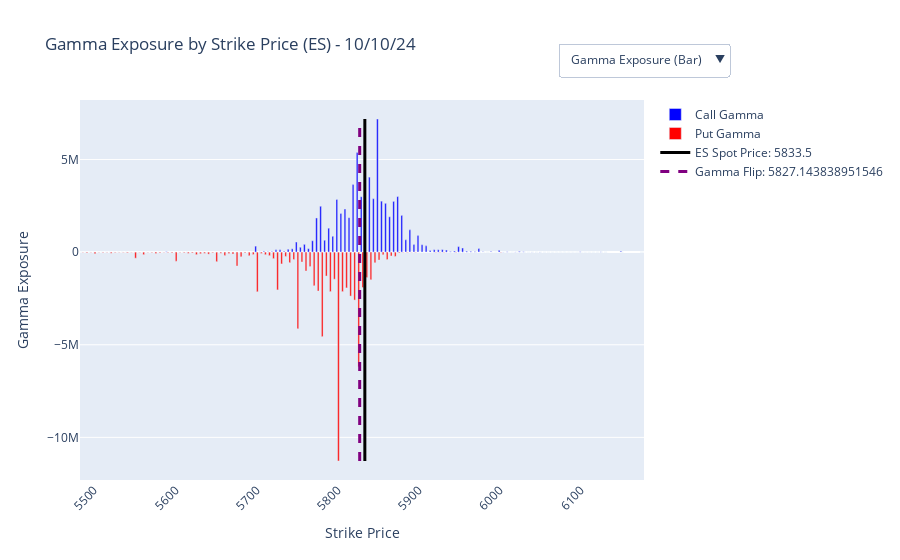

Write notebook code for a chart like this one.
### Code cell
import xlwings as xw
import pandas as pd
import plotly.graph_objects as go
import numpy as np

# Connect to the open workbook "ES RTD.xlsx"
wb = xw.Book('ES RTD.xlsx')  # Adjust to the correct file path

# Extract ES Spot Price from wb.sheets['Watchlist'] cell C4
ws_watchlist = wb.sheets['Watchlist']
ES_spot = ws_watchlist.range('C4').value

# Access the specific sheet "ES RTD"
ws_es = wb.sheets['ES RTD']

# Extract dynamic date and time from cell A1
date_info = ws_es.range('A1').value
date_part = date_info.split(' on ')[1].split(' ')[0]

# Extract ES Ticker between "for" and "on" in cell A1 (e.g., '/ESZ24')
ticker = date_info.split('for ')[1].split(' on')[0]

# Define the start row (headers start in row 6, data in row 7)
start_row = 7

# Automatically detect the last row with useful data (assuming column A reliably contains data)
row = start_row
while True:
    value = ws_es.range(f'C{row}').value
    if not value:  # Stop when an empty cell is found
        end_row = row - 1  # Set the end row to the last non-empty row
        break
    row += 1

print(f"Start row: {start_row}, End row: {end_row}")

# Initialize lists to store strikes and gamma exposures for Calls and Puts
strikes = []
call_gamma_exposure_list = []
put_gamma_exposure_list = []
call_volumes = []
put_volumes = []

# Loop through each row and extract relevant data for Calls and Puts
for row in range(start_row, end_row + 1):
    strike_price = ws_es.range(f'Q{row}').value
    call_gamma = ws_es.range(f'I{row}').value
    call_open_int = ws_es.range(f'K{row}').value
    put_gamma = ws_es.range(f'AB{row}').value
    put_open_int = ws_es.range(f'AD{row}').value
    call_volume = ws_es.range(f'G{row}').value  # Volume for Calls
    put_volume = ws_es.range(f'Z{row}').value  # Volume for Puts
    
    if call_gamma and call_open_int:
        call_gamma_exposure = call_gamma * call_open_int * (ES_spot)**2 * 0.01
    else:
        call_gamma_exposure = 0
    
    if put_gamma and put_open_int:
        put_gamma_exposure = put_gamma * put_open_int * (ES_spot)**2 * 0.01 * -1
    else:
        put_gamma_exposure = 0
    
    strikes.append(strike_price)
    call_gamma_exposure_list.append(call_gamma_exposure)
    put_gamma_exposure_list.append(put_gamma_exposure)
    call_volumes.append(call_volume)
    put_volumes.append(put_volume)

# Define the ±350 range from the ES Spot Price
minStrike = ES_spot - 350
maxStrike = ES_spot + 350

# Create a DataFrame
df = pd.DataFrame({
    'Strike': strikes,
    'Call Gamma Exposure': call_gamma_exposure_list,
    'Put Gamma Exposure': put_gamma_exposure_list,
    'Call Volume': call_volumes,
    'Put Volume': put_volumes
})

# Filter the DataFrame to only show strikes within the ±350 range of ES Spot Price
df_filtered = df[(df['Strike'] >= minStrike) & (df['Strike'] <= maxStrike)].copy()  # Explicitly create a copy

# Use .loc[] to avoid SettingWithCopyWarning
df_filtered.loc[:, 'Total Gamma Exposure'] = df_filtered['Call Gamma Exposure'] + df_filtered['Put Gamma Exposure']

# ---- Find Gamma Flip Point ----
totalGamma_filtered = df_filtered['Total Gamma Exposure'].values
levels_filtered = df_filtered['Strike'].values
zeroCrossIdx = np.where(np.diff(np.sign(totalGamma_filtered)))[0]

# Check if there's any zero-crossing index
if zeroCrossIdx.size > 0:
    # Store potential flip points
    flip_points = []
    for idx in zeroCrossIdx:
        negGamma = totalGamma_filtered[idx]
        posGamma = totalGamma_filtered[idx + 1]
        negStrike = levels_filtered[idx]
        posStrike = levels_filtered[idx + 1]

        # Linear interpolation to find the exact Gamma Flip point
        interpolated_flip = posStrike - ((posStrike - negStrike) * posGamma / (posGamma - negGamma))
        flip_points.append(interpolated_flip)

    # If multiple flip points, find the one closest to the ES Spot Price
    flip_points = np.array(flip_points)
    closest_flip_idx = np.argmin(np.abs(flip_points - ES_spot))
    zeroGamma = flip_points[closest_flip_idx]
else:
    zeroGamma = None
    print("Warning: No Gamma Flip Point found. Skipping the Gamma Flip line in the chart.")

# ---- Chart Creation Section ----

# Initialize the figure
fig = go.Figure()

# Create the bar chart (Gamma Exposure)
bar_chart_call = go.Bar(x=df_filtered['Strike'], y=df_filtered['Call Gamma Exposure'], name='Call Gamma', marker_color='blue')
bar_chart_put = go.Bar(x=df_filtered['Strike'], y=df_filtered['Put Gamma Exposure'], name='Put Gamma', marker_color='red')
bar_chart_total = go.Bar(x=df_filtered['Strike'], y=df_filtered['Total Gamma Exposure'], name='Total Gamma', marker_color='green')

# Create the volume distribution chart (Volume by Strike Price)
volume_call = go.Bar(x=df_filtered['Strike'], y=df_filtered['Call Volume'], name='Call Volume', marker_color='blue')
volume_put = go.Bar(x=df_filtered['Strike'], y=df_filtered['Put Volume'], name='Put Volume', marker_color='red')

# Add a vertical line for ES Spot Price
y_min = min(df_filtered['Call Gamma Exposure'].min(), df_filtered['Put Gamma Exposure'].min())
y_max = max(df_filtered['Call Gamma Exposure'].max(), df_filtered['Put Gamma Exposure'].max())
spot_price_line = go.Scatter(
    x=[ES_spot, ES_spot],  # Constant x (ES Spot Price)
    y=[y_min, y_max],  # Updated y-range
    mode='lines',
    name=f'ES Spot Price: {ES_spot}',
    line=dict(color='black', width=3, dash='solid')  # Style the line
)

# ---- Add Gamma Flip line to all charts ----
if zeroGamma:
    gamma_flip_line = go.Scatter(
        x=[zeroGamma, zeroGamma],  # Constant x (Gamma Flip Strike)
        y=[y_min, y_max],  # Updated y-range
        mode='lines',
        name=f'Gamma Flip: {zeroGamma}',
        line=dict(color='purple', width=3, dash='dash')  # Style the line
    )

# Add traces to the figure
fig.add_traces([bar_chart_call, bar_chart_put, volume_call, volume_put, bar_chart_total, spot_price_line])

# Add Gamma Flip line to all charts
if zeroGamma:
    fig.add_trace(gamma_flip_line)

# Define the dropdown menu options
dropdown_buttons = [
    dict(label='Gamma Exposure (Bar)',
         method='update',
         args=[{'visible': [True, True, False, False, False, True, zeroGamma is not None]},
               {'title': f'Gamma Exposure by Strike Price (ES) - {date_part}'}]),
    dict(label='Volume Distribution',
         method='update',
         args=[{'visible': [False, False, True, True, False, False, False]}, 
               {'title': f'Volume Distribution by Strike Price (ES) - {date_part}'}]),
    dict(label='Total Gamma Exposure',
         method='update',
         args=[{'visible': [False, False, False, False, True, True, zeroGamma is not None]},
               {'title': f'Total Gamma Exposure by Strike Price (ES) - {date_part}'}])
]

# Initialize all traces to be invisible except the default (Gamma Exposure bar chart)
fig.update_traces(visible=False)
fig.data[0].visible = True  # Call Gamma (Bar)
fig.data[1].visible = True  # Put Gamma (Bar)
fig.data[5].visible = True  # Spot Price Line
if zeroGamma:
    fig.data[-1].visible = True  # Gamma Flip line


# Add dropdown menu
fig.update_layout(
    updatemenus=[go.layout.Updatemenu(
        active=0,
        buttons=dropdown_buttons,
        x=1.15,  # Positioning the dropdown
        y=1.15,
        xanchor='right'
    )]
)

# Update layout
fig.update_layout(
    title=f'Gamma Exposure by Strike Price (ES) - {date_part}',
    xaxis_title='Strike Price',
    yaxis_title='Gamma Exposure',
    barmode='group',
    xaxis_tickangle=-45
)

# Show the figure with dropdown
fig.show()

### Figure 1 — Plotly figure (JSON) as saved in the notebook; plotly's stock layout.template omitted (floating-point values rounded to 4 significant figures; data arrays with more than 128 entries replaced by an {"elided": "..."} marker saying what was removed)
{"data": [{"marker": {"color": "blue"}, "name": "Call Gamma", "type": "bar", "visible": true, "x": {"elided": "132 int values"}, "y": {"elided": "132 float values"}}, {"marker": {"color": "red"}, "name": "Put Gamma", "type": "bar", "visible": true, "x": {"elided": "132 int values"}, "y": {"elided": "132 float values"}}, {"marker": {"color": "blue"}, "name": "Call Volume", "type": "bar", "visible": false, "x": {"elided": "132 int values"}, "y": {"elided": "132 mixed values"}}, {"marker": {"color": "red"}, "name": "Put Volume", "type": "bar", "visible": false, "x": {"elided": "132 int values"}, "y": {"elided": "132 mixed values"}}, {"marker": {"color": "green"}, "name": "Total Gamma", "type": "bar", "visible": false, "x": {"elided": "132 int values"}, "y": {"elided": "132 float values"}}, {"line": {"color": "black", "dash": "solid", "width": 3}, "mode": "lines", "name": "ES Spot Price: 5833.5", "type": "scatter", "visible": true, "x": [5834.0, 5834.0], "y": [-11280000.0, 7186000.0]}, {"line": {"color": "purple", "dash": "dash", "width": 3}, "mode": "lines", "name": "Gamma Flip: 5827.143838951546", "type": "scatter", "visible": true, "x": [5827.0, 5827.0], "y": [-11280000.0, 7186000.0]}], "layout": {"barmode": "group", "title": {"text": "Gamma Exposure by Strike Price (ES) - 10/10/24"}, "updatemenus": [{"active": 0, "buttons": [{"args": [{"visible": [true, true, false, false, false, true, true]}, {"title": "Gamma Exposure by Strike Price (ES) - 10/10/24"}], "label": "Gamma Exposure (Bar)", "method": "update"}, {"args": [{"visible": [false, false, true, true, false, false, false]}, {"title": "Volume Distribution by Strike Price (ES) - 10/10/24"}], "label": "Volume Distribution", "method": "update"}, {"args": [{"visible": [false, false, false, false, true, true, true]}, {"title": "Total Gamma Exposure by Strike Price (ES) - 10/10/24"}], "label": "Total Gamma Exposure", "method": "update"}], "x": 1.15, "xanchor": "right", "y": 1.15}], "xaxis": {"tickangle": -45, "title": {"text": "Strike Price"}}, "yaxis": {"title": {"text": "Gamma Exposure"}}}}
